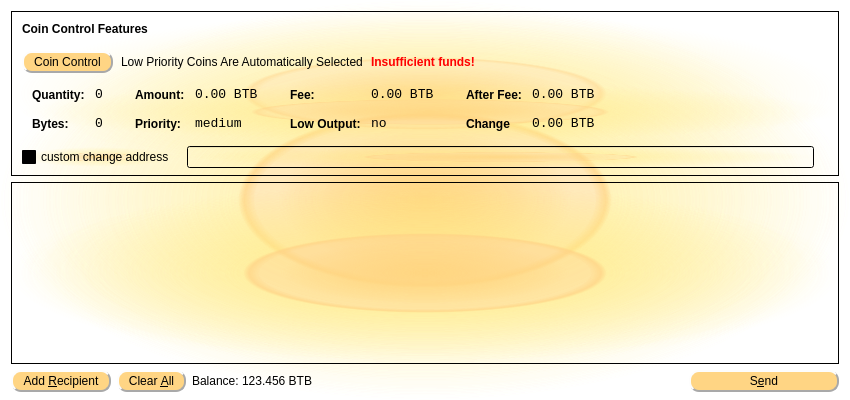
<?xml version="1.0" encoding="UTF-8"?>
<ui version="4.0">
 <class>SendCoinsDialog</class>
 <widget class="QDialog" name="SendCoinsDialog">
  <property name="geometry">
   <rect>
    <x>0</x>
    <y>0</y>
    <width>850</width>
    <height>400</height>
   </rect>
  </property>
  <property name="font">
   <font>
    <family>Ubuntu</family>
   </font>
  </property>
  <property name="windowTitle">
   <string>Send Coins</string>
  </property>
  <property name="styleSheet">
   <string notr="true">QWidget{background-color: qradialgradient(spread:pad, cx:0.5, cy:0.5, radius:0.5, fx:0.5, fy:0.5, stop:0 rgba(255, 213,127, 206), stop:0.35 rgba(255, 213,127, 80), stop:0.4 rgba(255, 213,127, 80), stop:0.425 rgba(255, 213, 132, 156), stop:0.44 rgba(255, 233, 128, 80), stop:1 rgba(255, 255, 255, 0)); color yellow} QToolTip{background-color:rgb(255,233,142); color:black; border-style: outset; border-width: 2px darkgrey} QLabel{background-color:rgba(255,255,255,0)} QPushButton{padding: 2px 10px 2px 10px; background-color:rgb(255,213,132); color:black; border-style: outset; border-width: 2px; border-radius: 10px; border-color: darkgrey}</string>
  </property>
  <layout class="QVBoxLayout" name="verticalLayout" stretch="0,1,0">
   <property name="bottomMargin">
    <number>8</number>
   </property>
   <item>
    <widget class="QFrame" name="frameCoinControl">
     <property name="sizePolicy">
      <sizepolicy hsizetype="Expanding" vsizetype="Expanding">
       <horstretch>0</horstretch>
       <verstretch>0</verstretch>
      </sizepolicy>
     </property>
     <property name="maximumSize">
      <size>
       <width>16777215</width>
       <height>16777215</height>
      </size>
     </property>
     <property name="frameShape">
      <enum>QFrame::StyledPanel</enum>
     </property>
     <property name="frameShadow">
      <enum>QFrame::Sunken</enum>
     </property>
     <layout class="QVBoxLayout" name="verticalLayoutCoinControl2">
      <property name="spacing">
       <number>6</number>
      </property>
      <property name="leftMargin">
       <number>0</number>
      </property>
      <property name="topMargin">
       <number>0</number>
      </property>
      <property name="rightMargin">
       <number>0</number>
      </property>
      <property name="bottomMargin">
       <number>6</number>
      </property>
      <item>
       <layout class="QVBoxLayout" name="verticalLayoutCoinControl" stretch="0,0,0,0,1">
        <property name="spacing">
         <number>0</number>
        </property>
        <property name="leftMargin">
         <number>10</number>
        </property>
        <property name="topMargin">
         <number>10</number>
        </property>
        <item>
         <layout class="QHBoxLayout" name="horizontalLayoutCoinControl1">
          <property name="bottomMargin">
           <number>15</number>
          </property>
          <item>
           <widget class="QLabel" name="labelCoinControlFeatures">
            <property name="sizePolicy">
             <sizepolicy hsizetype="Preferred" vsizetype="Maximum">
              <horstretch>0</horstretch>
              <verstretch>0</verstretch>
             </sizepolicy>
            </property>
            <property name="font">
             <font>
              <weight>75</weight>
              <bold>true</bold>
             </font>
            </property>
            <property name="styleSheet">
             <string notr="true">font-weight:bold;</string>
            </property>
            <property name="text">
             <string>Coin Control Features</string>
            </property>
           </widget>
          </item>
         </layout>
        </item>
        <item>
         <layout class="QHBoxLayout" name="horizontalLayoutCoinControl2" stretch="0,0,0,0">
          <property name="spacing">
           <number>8</number>
          </property>
          <property name="bottomMargin">
           <number>10</number>
          </property>
          <item>
           <widget class="QPushButton" name="pushButtonCoinControl">
<!--
            <property name="styleSheet">
             <string notr="true"/>
            </property>
-->
            <property name="text">
             <string>Coin Control</string>
            </property>
           </widget>
          </item>
          <item>
           <widget class="QLabel" name="labelCoinControlAutomaticallySelected">
            <property name="text">
             <string>Low Priority Coins Are Automatically Selected</string>
            </property>
            <property name="margin">
             <number>5</number>
            </property>
           </widget>
          </item>
          <item>
           <widget class="QLabel" name="labelCoinControlInsuffFunds">
            <property name="font">
             <font>
              <weight>75</weight>
              <bold>true</bold>
             </font>
            </property>
            <property name="styleSheet">
             <string notr="true">color:red;font-weight:bold;</string>
            </property>
            <property name="text">
             <string>Insufficient funds!</string>
            </property>
            <property name="margin">
             <number>5</number>
            </property>
           </widget>
          </item>
          <item>
           <spacer name="horizontalSpacerCoinControl">
            <property name="orientation">
             <enum>Qt::Horizontal</enum>
            </property>
            <property name="sizeHint" stdset="0">
             <size>
              <width>40</width>
              <height>1</height>
             </size>
            </property>
           </spacer>
          </item>
         </layout>
        </item>
        <item>
         <widget class="QWidget" name="widgetCoinControl" native="true">
          <property name="sizePolicy">
           <sizepolicy hsizetype="Preferred" vsizetype="Preferred">
            <horstretch>0</horstretch>
            <verstretch>0</verstretch>
           </sizepolicy>
          </property>
          <property name="minimumSize">
           <size>
            <width>0</width>
            <height>0</height>
           </size>
          </property>
          <property name="styleSheet">
           <string notr="true"/>
          </property>
          <layout class="QHBoxLayout" name="horizontalLayoutCoinControl5">
           <property name="margin">
            <number>0</number>
           </property>
           <item>
            <layout class="QHBoxLayout" name="horizontalLayoutCoinControl3" stretch="0,0,0,1">
             <property name="spacing">
              <number>20</number>
             </property>
             <property name="topMargin">
              <number>0</number>
             </property>
             <property name="bottomMargin">
              <number>10</number>
             </property>
             <item>
              <layout class="QFormLayout" name="formLayoutCoinControl1">
               <property name="horizontalSpacing">
                <number>10</number>
               </property>
               <property name="verticalSpacing">
                <number>14</number>
               </property>
               <property name="leftMargin">
                <number>10</number>
               </property>
               <property name="topMargin">
                <number>4</number>
               </property>
               <property name="rightMargin">
                <number>6</number>
               </property>
               <item row="0" column="0">
                <widget class="QLabel" name="labelCoinControlQuantityText">
                 <property name="styleSheet">
                  <string notr="true">font-weight:bold;</string>
                 </property>
                 <property name="text">
                  <string>Quantity:</string>
                 </property>
                 <property name="margin">
                  <number>0</number>
                 </property>
                </widget>
               </item>
               <item row="0" column="1">
                <widget class="QLabel" name="labelCoinControlQuantity">
                 <property name="font">
                  <font>
                   <family>Monospace</family>
                   <pointsize>10</pointsize>
                  </font>
                 </property>
                 <property name="cursor">
                  <cursorShape>IBeamCursor</cursorShape>
                 </property>
                 <property name="contextMenuPolicy">
                  <enum>Qt::ActionsContextMenu</enum>
                 </property>
                 <property name="text">
                  <string>0</string>
                 </property>
                 <property name="margin">
                  <number>0</number>
                 </property>
                 <property name="textInteractionFlags">
                  <set>Qt::LinksAccessibleByMouse|Qt::TextSelectableByKeyboard|Qt::TextSelectableByMouse</set>
                 </property>
                </widget>
               </item>
               <item row="1" column="0">
                <widget class="QLabel" name="labelCoinControlBytesText">
                 <property name="styleSheet">
                  <string notr="true">font-weight:bold;</string>
                 </property>
                 <property name="text">
                  <string>Bytes:</string>
                 </property>
                </widget>
               </item>
               <item row="1" column="1">
                <widget class="QLabel" name="labelCoinControlBytes">
                 <property name="font">
                  <font>
                   <family>Monospace</family>
                   <pointsize>10</pointsize>
                  </font>
                 </property>
                 <property name="cursor">
                  <cursorShape>IBeamCursor</cursorShape>
                 </property>
                 <property name="contextMenuPolicy">
                  <enum>Qt::ActionsContextMenu</enum>
                 </property>
                 <property name="text">
                  <string>0</string>
                 </property>
                 <property name="textInteractionFlags">
                  <set>Qt::LinksAccessibleByMouse|Qt::TextSelectableByKeyboard|Qt::TextSelectableByMouse</set>
                 </property>
                </widget>
               </item>
              </layout>
             </item>
             <item>
              <layout class="QFormLayout" name="formLayoutCoinControl2">
               <property name="horizontalSpacing">
                <number>10</number>
               </property>
               <property name="verticalSpacing">
                <number>14</number>
               </property>
               <property name="leftMargin">
                <number>6</number>
               </property>
               <property name="topMargin">
                <number>4</number>
               </property>
               <property name="rightMargin">
                <number>6</number>
               </property>
               <item row="0" column="0">
                <widget class="QLabel" name="labelCoinControlAmountText">
                 <property name="styleSheet">
                  <string notr="true">font-weight:bold;</string>
                 </property>
                 <property name="text">
                  <string>Amount:</string>
                 </property>
                 <property name="margin">
                  <number>0</number>
                 </property>
                </widget>
               </item>
               <item row="0" column="1">
                <widget class="QLabel" name="labelCoinControlAmount">
                 <property name="font">
                  <font>
                   <family>Monospace</family>
                   <pointsize>10</pointsize>
                  </font>
                 </property>
                 <property name="cursor">
                  <cursorShape>IBeamCursor</cursorShape>
                 </property>
                 <property name="contextMenuPolicy">
                  <enum>Qt::ActionsContextMenu</enum>
                 </property>
                 <property name="text">
                  <string>0.00 BTB</string>
                 </property>
                 <property name="textInteractionFlags">
                  <set>Qt::LinksAccessibleByMouse|Qt::TextSelectableByKeyboard|Qt::TextSelectableByMouse</set>
                 </property>
                </widget>
               </item>
               <item row="1" column="0">
                <widget class="QLabel" name="labelCoinControlPriorityText">
                 <property name="styleSheet">
                  <string notr="true">font-weight:bold;</string>
                 </property>
                 <property name="text">
                  <string>Priority:</string>
                 </property>
                </widget>
               </item>
               <item row="1" column="1">
                <widget class="QLabel" name="labelCoinControlPriority">
                 <property name="font">
                  <font>
                   <family>Monospace</family>
                   <pointsize>10</pointsize>
                  </font>
                 </property>
                 <property name="cursor">
                  <cursorShape>IBeamCursor</cursorShape>
                 </property>
                 <property name="contextMenuPolicy">
                  <enum>Qt::ActionsContextMenu</enum>
                 </property>
                 <property name="text">
                  <string>medium</string>
                 </property>
                 <property name="textInteractionFlags">
                  <set>Qt::LinksAccessibleByMouse|Qt::TextSelectableByKeyboard|Qt::TextSelectableByMouse</set>
                 </property>
                </widget>
               </item>
              </layout>
             </item>
             <item>
              <layout class="QFormLayout" name="formLayoutCoinControl3">
               <property name="horizontalSpacing">
                <number>10</number>
               </property>
               <property name="verticalSpacing">
                <number>14</number>
               </property>
               <property name="leftMargin">
                <number>6</number>
               </property>
               <property name="topMargin">
                <number>4</number>
               </property>
               <property name="rightMargin">
                <number>6</number>
               </property>
               <item row="0" column="0">
                <widget class="QLabel" name="labelCoinControlFeeText">
                 <property name="styleSheet">
                  <string notr="true">font-weight:bold;</string>
                 </property>
                 <property name="text">
                  <string>Fee:</string>
                 </property>
                 <property name="margin">
                  <number>0</number>
                 </property>
                </widget>
               </item>
               <item row="0" column="1">
                <widget class="QLabel" name="labelCoinControlFee">
                 <property name="font">
                  <font>
                   <family>Monospace</family>
                   <pointsize>10</pointsize>
                  </font>
                 </property>
                 <property name="cursor">
                  <cursorShape>IBeamCursor</cursorShape>
                 </property>
                 <property name="contextMenuPolicy">
                  <enum>Qt::ActionsContextMenu</enum>
                 </property>
                 <property name="text">
                  <string>0.00 BTB</string>
                 </property>
                 <property name="textInteractionFlags">
                  <set>Qt::LinksAccessibleByMouse|Qt::TextSelectableByKeyboard|Qt::TextSelectableByMouse</set>
                 </property>
                </widget>
               </item>
               <item row="1" column="0">
                <widget class="QLabel" name="labelCoinControlLowOutputText">
                 <property name="styleSheet">
                  <string notr="true">font-weight:bold;</string>
                 </property>
                 <property name="text">
                  <string>Low Output:</string>
                 </property>
                </widget>
               </item>
               <item row="1" column="1">
                <widget class="QLabel" name="labelCoinControlLowOutput">
                 <property name="font">
                  <font>
                   <family>Monospace</family>
                   <pointsize>10</pointsize>
                  </font>
                 </property>
                 <property name="cursor">
                  <cursorShape>IBeamCursor</cursorShape>
                 </property>
                 <property name="contextMenuPolicy">
                  <enum>Qt::ActionsContextMenu</enum>
                 </property>
                 <property name="text">
                  <string>no</string>
                 </property>
                 <property name="textInteractionFlags">
                  <set>Qt::LinksAccessibleByMouse|Qt::TextSelectableByKeyboard|Qt::TextSelectableByMouse</set>
                 </property>
                </widget>
               </item>
              </layout>
             </item>
             <item>
              <layout class="QFormLayout" name="formLayoutCoinControl4">
               <property name="horizontalSpacing">
                <number>10</number>
               </property>
               <property name="verticalSpacing">
                <number>14</number>
               </property>
               <property name="leftMargin">
                <number>6</number>
               </property>
               <property name="topMargin">
                <number>4</number>
               </property>
               <property name="rightMargin">
                <number>6</number>
               </property>
               <item row="0" column="0">
                <widget class="QLabel" name="labelCoinControlAfterFeeText">
                 <property name="styleSheet">
                  <string notr="true">font-weight:bold;</string>
                 </property>
                 <property name="text">
                  <string>After Fee:</string>
                 </property>
                 <property name="margin">
                  <number>0</number>
                 </property>
                </widget>
               </item>
               <item row="0" column="1">
                <widget class="QLabel" name="labelCoinControlAfterFee">
                 <property name="font">
                  <font>
                   <family>Monospace</family>
                   <pointsize>10</pointsize>
                  </font>
                 </property>
                 <property name="cursor">
                  <cursorShape>IBeamCursor</cursorShape>
                 </property>
                 <property name="contextMenuPolicy">
                  <enum>Qt::ActionsContextMenu</enum>
                 </property>
                 <property name="text">
                  <string>0.00 BTB</string>
                 </property>
                 <property name="textInteractionFlags">
                  <set>Qt::LinksAccessibleByMouse|Qt::TextSelectableByKeyboard|Qt::TextSelectableByMouse</set>
                 </property>
                </widget>
               </item>
               <item row="1" column="0">
                <widget class="QLabel" name="labelCoinControlChangeText">
                 <property name="styleSheet">
                  <string notr="true">font-weight:bold;</string>
                 </property>
                 <property name="text">
                  <string>Change</string>
                 </property>
                </widget>
               </item>
               <item row="1" column="1">
                <widget class="QLabel" name="labelCoinControlChange">
                 <property name="font">
                  <font>
                   <family>Monospace</family>
                   <pointsize>10</pointsize>
                  </font>
                 </property>
                 <property name="cursor">
                  <cursorShape>IBeamCursor</cursorShape>
                 </property>
                 <property name="contextMenuPolicy">
                  <enum>Qt::ActionsContextMenu</enum>
                 </property>
                 <property name="text">
                  <string>0.00 BTB</string>
                 </property>
                 <property name="textInteractionFlags">
                  <set>Qt::LinksAccessibleByMouse|Qt::TextSelectableByKeyboard|Qt::TextSelectableByMouse</set>
                 </property>
                </widget>
               </item>
              </layout>
             </item>
            </layout>
           </item>
          </layout>
         </widget>
        </item>
        <item>
         <layout class="QHBoxLayout" name="horizontalLayoutCoinControl4" stretch="0,0,0">
          <property name="spacing">
           <number>12</number>
          </property>
          <property name="sizeConstraint">
           <enum>QLayout::SetDefaultConstraint</enum>
          </property>
          <property name="topMargin">
           <number>5</number>
          </property>
          <property name="rightMargin">
           <number>5</number>
          </property>
          <item>
           <widget class="QCheckBox" name="checkBoxCoinControlChange">
            <property name="text">
             <string>custom change address</string>
            </property>
           </widget>
          </item>
          <item>
           <widget class="QLineEdit" name="lineEditCoinControlChange">
            <property name="styleSheet">
             <string notr="true">QMenu{padding: 2px 10px 2px 10px;background-color:rgb(235,227,181);border:2px solid grey}</string>
            </property>
            <property name="enabled">
             <bool>false</bool>
            </property>
            <property name="sizePolicy">
             <sizepolicy hsizetype="Expanding" vsizetype="Fixed">
              <horstretch>0</horstretch>
              <verstretch>0</verstretch>
             </sizepolicy>
            </property>
           </widget>
          </item>
          <item>
           <widget class="QLabel" name="labelCoinControlChangeLabel">
            <property name="sizePolicy">
             <sizepolicy hsizetype="Preferred" vsizetype="Expanding">
              <horstretch>0</horstretch>
              <verstretch>0</verstretch>
             </sizepolicy>
            </property>
            <property name="minimumSize">
             <size>
              <width>0</width>
              <height>0</height>
             </size>
            </property>
            <property name="text">
             <string/>
            </property>
            <property name="margin">
             <number>3</number>
            </property>
           </widget>
          </item>
         </layout>
        </item>
        <item>
         <spacer name="verticalSpacerCoinControl">
          <property name="orientation">
           <enum>Qt::Vertical</enum>
          </property>
          <property name="sizeHint" stdset="0">
           <size>
            <width>800</width>
            <height>1</height>
           </size>
          </property>
         </spacer>
        </item>
       </layout>
      </item>
     </layout>
    </widget>
   </item>
   <item>
    <widget class="QScrollArea" name="scrollArea">
     <property name="styleSheet">
      <string notr="true">QMenu{padding: 2px 10px 2px 10px;background-color:rgb(235,227,181);border:2px solid grey;border-style:outset; border-radius: 10px} QPushButton{background-color:rgb(255,213,132); color:black; border-style: outset; border-width: 2px; border-radius: 10px; border-color: darkgrey}</string>
     </property>
     <property name="widgetResizable">
      <bool>true</bool>
     </property>
     <widget class="QWidget" name="scrollAreaWidgetContents">
      <property name="geometry">
       <rect>
        <x>0</x>
        <y>0</y>
        <width>830</width>
        <height>152</height>
       </rect>
      </property>
      <layout class="QVBoxLayout" name="verticalLayout_2">
       <property name="margin">
        <number>0</number>
       </property>
       <item>
        <layout class="QVBoxLayout" name="entries">
         <property name="spacing">
          <number>6</number>
         </property>
        </layout>
       </item>
       <item>
        <spacer name="verticalSpacer">
         <property name="orientation">
          <enum>Qt::Vertical</enum>
         </property>
         <property name="sizeHint" stdset="0">
          <size>
           <width>20</width>
           <height>40</height>
          </size>
         </property>
        </spacer>
       </item>
      </layout>
     </widget>
    </widget>
   </item>
   <item>
    <layout class="QHBoxLayout" name="horizontalLayout">
     <item>
      <widget class="QPushButton" name="addButton">
       <property name="toolTip">
        <string>Send to multiple recipients at once</string>
       </property>
       <property name="text">
        <string>Add &amp;Recipient</string>
       </property>
       <property name="icon">
        <iconset resource="../bitcoin.qrc">
         <normaloff>:/icons/add</normaloff>:/icons/add</iconset>
       </property>
       <property name="autoDefault">
        <bool>false</bool>
       </property>
      </widget>
     </item>
     <item>
      <widget class="QPushButton" name="clearButton">
       <property name="sizePolicy">
        <sizepolicy hsizetype="Minimum" vsizetype="Fixed">
         <horstretch>0</horstretch>
         <verstretch>0</verstretch>
        </sizepolicy>
       </property>
       <property name="toolTip">
        <string>Remove all transaction fields</string>
       </property>
       <property name="text">
        <string>Clear &amp;All</string>
       </property>
       <property name="icon">
        <iconset resource="../bitcoin.qrc">
         <normaloff>:/icons/remove</normaloff>:/icons/remove</iconset>
       </property>
       <property name="autoRepeatDelay">
        <number>300</number>
       </property>
       <property name="autoDefault">
        <bool>false</bool>
       </property>
      </widget>
     </item>
     <item>
      <layout class="QHBoxLayout" name="horizontalLayout_2">
       <property name="spacing">
        <number>3</number>
       </property>
       <item>
        <widget class="QLabel" name="label">
         <property name="text">
          <string>Balance:</string>
         </property>
        </widget>
       </item>
       <item>
        <widget class="QLabel" name="labelBalance">
         <property name="cursor">
          <cursorShape>IBeamCursor</cursorShape>
         </property>
         <property name="text">
          <string>123.456 BTB</string>
         </property>
         <property name="textInteractionFlags">
          <set>Qt::LinksAccessibleByMouse|Qt::TextSelectableByKeyboard|Qt::TextSelectableByMouse</set>
         </property>
        </widget>
       </item>
      </layout>
     </item>
     <item>
      <spacer name="horizontalSpacer">
       <property name="orientation">
        <enum>Qt::Horizontal</enum>
       </property>
       <property name="sizeHint" stdset="0">
        <size>
         <width>40</width>
         <height>20</height>
        </size>
       </property>
      </spacer>
     </item>
     <item>
      <widget class="QPushButton" name="sendButton">
       <property name="minimumSize">
        <size>
         <width>150</width>
         <height>0</height>
        </size>
       </property>
       <property name="toolTip">
        <string>Confirm the send action</string>
       </property>
       <property name="text">
        <string>S&amp;end</string>
       </property>
       <property name="icon">
        <iconset resource="../bitcoin.qrc">
         <normaloff>:/icons/send</normaloff>:/icons/send</iconset>
       </property>
       <property name="default">
        <bool>true</bool>
       </property>
      </widget>
     </item>
    </layout>
   </item>
  </layout>
 </widget>
 <resources>
  <include location="../bitcoin.qrc"/>
 </resources>
 <connections/>
</ui>
